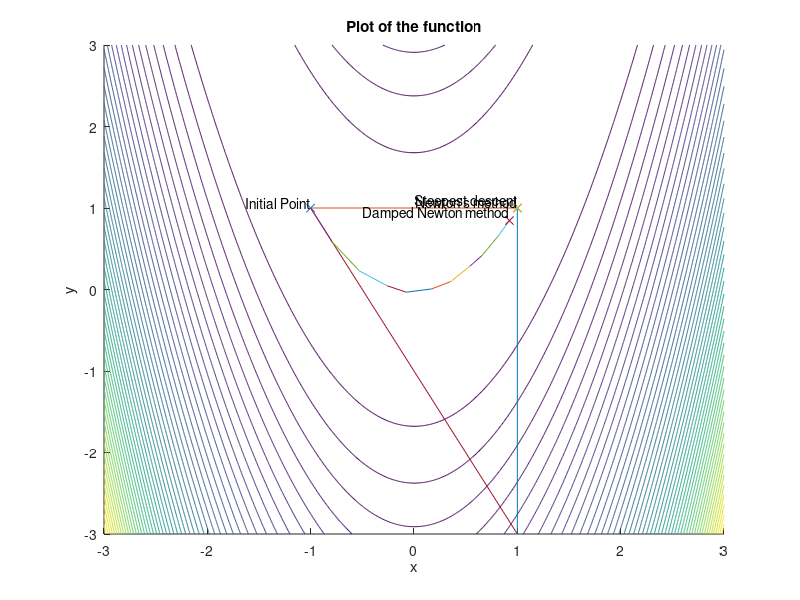

The MATLAB script that drew this image:
function CP_6_9()
format short;
f = @(x) 100*(x(2)-x(1)^2)^2 + (1-x(1))^2;
gradf = @(x) [400*x(1)*(x(1)^2-x(2))+2*(x(1)-1); 200*(x(2)-x(1)^2)];
hessf = @(x) [1200*x(1)^2-400*x(2)+2, -400*x(1); -400*x(1), 200];

tolerance = 1e-6;
max_iteration = 100;
x0 = [-1 0 2; 1 1 1];



for i = 1:1
    
[x, y] = meshgrid(-3.0:0.01:3.0, -3.0:0.01:3.0);
figure(i);
hold on;
contour(-3.0:0.01:3.0, -3.0:0.01:3.0, 100*(y-x.^2).^2 + (1-x).^2, 50);
plot(x0(1,i), x0(2,i), 'x');
text(x0(1,i), x0(2,i), 'Initial Point', 'VerticalAlignment', 'bottom', 'HorizontalAlignment', 'right');
xlabel('x');
ylabel('y');
title('Plot of the function');


    iter_1 = 0;
    x = x0(:, i); % takes the start points column by column
    s = ones(size(x));
    fprintf('Starting point:\n');
    disp(x);
    disp('Steepest descent:');

    %fprintf("\n\n");
    %fprintf("k ||   X || f(x) || grad_x |- \n");
    while norm(s) > tolerance && iter_1 < max_iteration
        iter_1 = iter_1 + 1;
        s = -gradf(x);
        [x_new, alpha] = LineSearch(f, x, s);
        s = x_new - x;
        %fprintf("%d || %12d %12d || %12d || %14d %14d |-\n", iter_1, x, f(x_new), s);
        plot([x(1), x_new(1)], [x(2), x_new(2)], '-');
        x = x_new;
        
        plot(x_new(1), x_new(2) , 'x');
        
        
    end
    fprintf("\n\n");
    disp(x);
    disp(iter_1);
    %plot([x0(1,i), x_new(1)], [x0(2,i), x_new(2)], '-');
    
    plot(x_new(1), x_new(2) , 'x');
    text(x_new(1), x_new(2), 'Steepest descent', 'VerticalAlignment', 'bottom', 'HorizontalAlignment', 'right');

    disp('Newton''s method:');
    iter_2 = 0;
    x_newton = x0(:, i);
    s = ones(size(x_newton));
    while norm(s) > tolerance && iter_2 < max_iteration
        iter_2 = iter_2 + 1;
        s = -(hessf(x_newton)\gradf(x_newton));
        x_newton_old = x_newton;
        x_newton = x_newton + s;
        plot([x_newton_old(1), x_newton(1)], [x_newton_old(2), x_newton(2)], '-');
    end
    disp(x_newton);
    disp(iter_2);

    plot(x_newton(1), x_newton(2) , 'x');
    text(x_newton(1), x_newton(2), 'Newton''s method', 'VerticalAlignment', 'bottom', 'HorizontalAlignment', 'right');


    disp('Damped Newton method:');
    iter_3 = 0;
    x = x0(:, i);
    s = ones(size(x));
    while norm(s) > tolerance && iter_3 < max_iteration
        iter_3 = iter_3 + 1;
        s = -(hessf(x)\gradf(x));
        [x_dampnew, alpha] = LineSearch(f, x, s);
        plot([x(1), x_dampnew(1)], [x(2), x_dampnew(2)], '-');
        s = x_dampnew - x;
        x = x_dampnew;
    end
    disp(x);
    disp(iter_3);

    plot(x_dampnew(1), x_dampnew(2) , 'x');
    text(x_dampnew(1), x_dampnew(2), 'Damped Newton method', 'VerticalAlignment', 'bottom', 'HorizontalAlignment', 'right');
    hold off;


end
  

function [x_new, alpha] = LineSearch(f, x, s)
    % min_alpha f(x+alpha*s)
    k = 0;
    max_iteration = 10;
    f0 = phi(0, f, x, s);
    alpha = 1;
    f1 = phi(alpha, f, x, s);
    
    while f1 > f0 && k < max_iteration
        k = k + 1;
        alpha = alpha / 2;
        f1 = phi(alpha, f, x, s);
    end
    
    options = optimset('TolX', 1e-6, 'MaxIter', 50);
    alpha = fminbnd(@(alpha) phi(alpha, f, x, s), 0, 2*alpha, options);
    x_new = x + alpha * s;
end

function val = phi(alpha, fun, x, s)
    val = feval(fun, x + alpha * s);
end
end